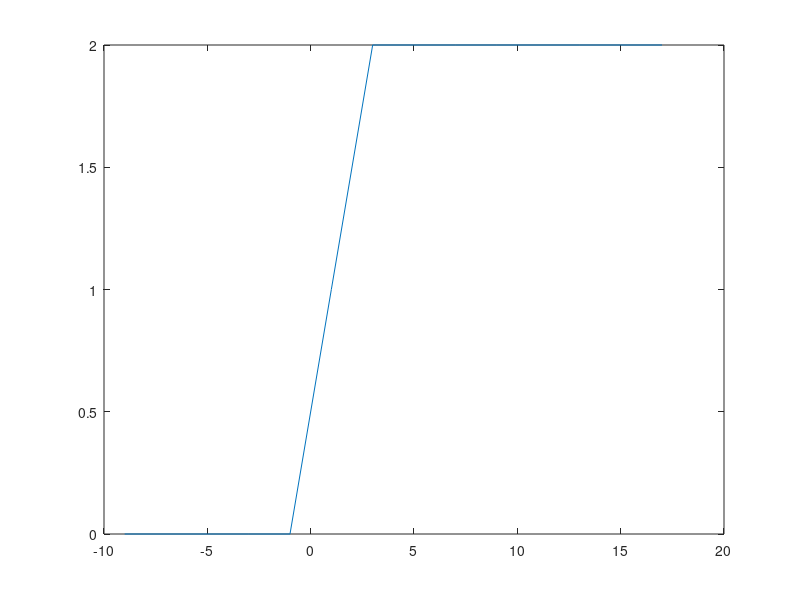

Write MATLAB code to recreate this figure.
function ans = sig_mult3()

n0 = 3;
n1 = -3: 2: 17;
n2 = -9: 3: 19;

n = min(min(n1), min(n2)) : 2: max(max(n1), max(n2));
y1 = zeros(size(n));
y2 = zeros(size(n));

y1 = [ (n - n0) >= 0];
y2 = [ n > 0];

y = y1 + y2;
plot(n, y);